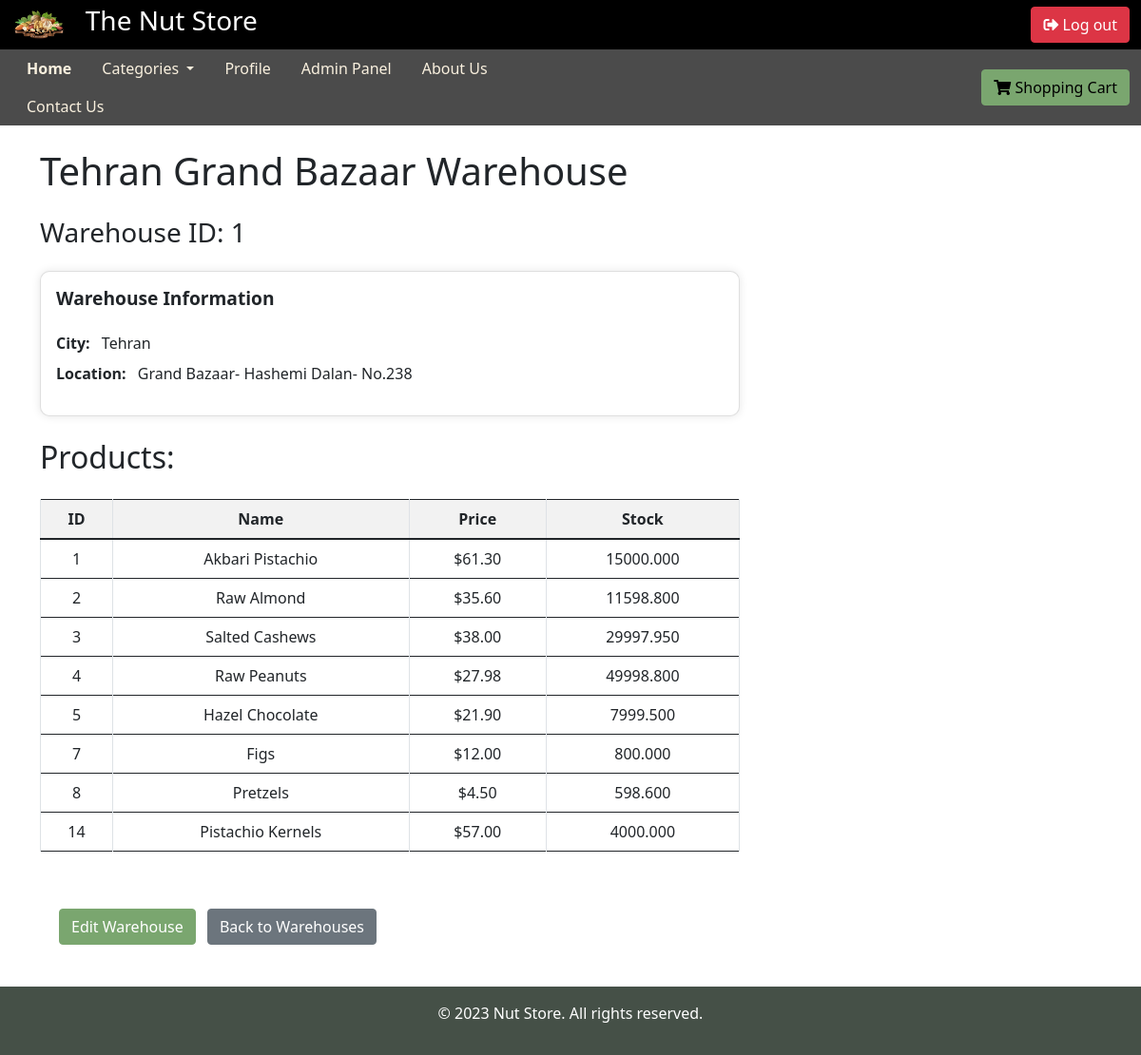
Page /warehouse/1/ (signed in) on the earlier database version.
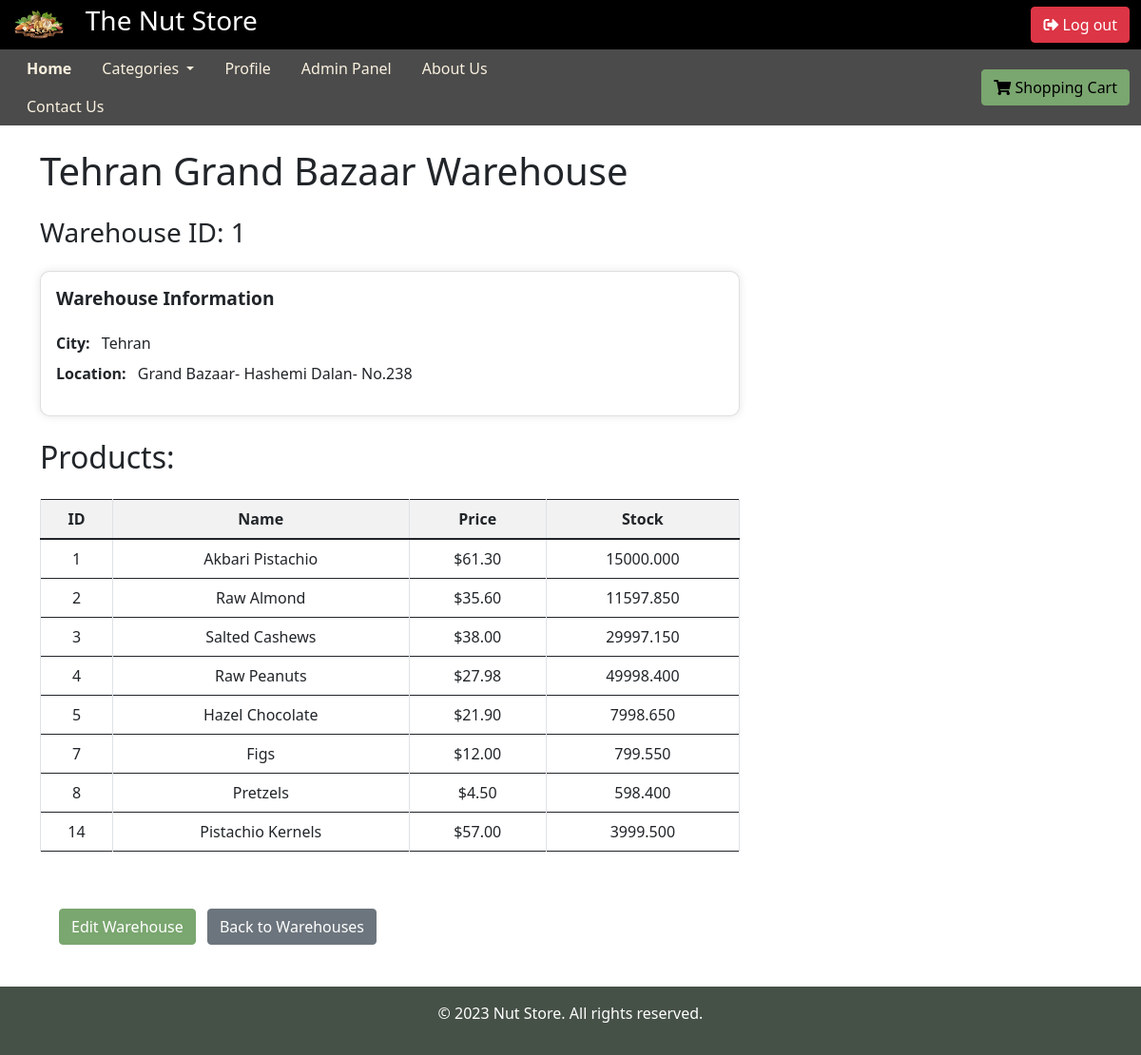
Same page on the later database version.
### Nutstore/models.py (models this page shows, shortened)
class Product(models.Model):
    CATEGORY_CHOICES = (
        ('pistachio', 'Pistachio'),
        ('almond', 'Almond'),
        ('cashew', 'Cashew'),
        ('peanuts', 'Peanuts'),
        ('confectioneries', 'Confectioneries'),
        ('dried fruits', 'Dried Fruits'),
        ('snacks', 'Snacks'),
        ('other', 'Other Products'),
    )
    name = models.CharField(max_length=100)
    description = models.TextField()
    price = models.DecimalField(max_digits=8, decimal_places=2)
    warehouse = models.ForeignKey(Warehouse, on_delete=models.CASCADE)
    stock = models.DecimalField(max_digits = 10, decimal_places = 3)
    category = models.CharField(max_length=200, choices=CATEGORY_CHOICES)
    image = models.URLField(blank=True)

### Nutstore/views.py (the view)
# urls.py: path('warehouse/<int:warehouse_id>/', views.warehouse_detail, name='warehouse_detail'), #Warehouse Details Url pattern
@user_passes_test(lambda u: u.is_superuser)
def warehouse_detail(request, warehouse_id):
    categories = set(product.category for product in Product.objects.all())
    warehouse = get_object_or_404(Warehouse, id=warehouse_id)
    products = Product.objects.filter(warehouse=warehouse)
    return render(request, 'admin_panel/warehouse_detail.html', {'warehouse': warehouse, 'products': products, 'categories': categories})

### templates/admin_panel/warehouse_detail.html (shortened to what this page needs)
{% extends "base.html" %}
{% block content %}
<div class="container">
  <div class="row">
    <div class="col-md-8">
      <h1 class="my-4">{{ warehouse.name }}</h1>
      <h3 class="mb-4">Warehouse ID: {{ warehouse.id }}</h3>
      <div class="card mb-4">
        <div class="card-body">
          <h5 class="card-title mb-4">Warehouse Information</h5>
          <ul class="list-unstyled">
            <li><strong>City:</strong> {{ warehouse.city.name }}</li>
            <li><strong>Location:</strong> {{ warehouse.location }}</li>
          </ul>
        </div>
      </div>
      <h2 class="mb-4">Products:</h2>
      {% if products.count > 0 %}
      <div class="table-responsive mb-4">
        <table class="table table-bordered table-hover">
          <thead style="text-align: center;">
            <tr>
              <th scope="col">ID</th>
              <th scope="col">Name</th>
              <th scope="col">Price</th>
              <th scope="col">Stock</th>
            </tr>
          </thead>
          <tbody>
            {% for product in products %}
            <tr>
              <td class="align-middle">{{ product.id }}</td>
              <td class="align-middle">{{ product.name }}</td>
              <td class="align-middle">${{ product.price }}</td>
              <td class="align-middle">{{ product.stock }}</td>
            </tr>
            {% empty %}
            <tr>
              <td colspan="4" class="text-center">No products available.</td>
            </tr>
            {% endfor %}
          </tbody>
        </table>
      </div>
      {% else %}
      <p>No products available.</p>
      {% endif %}
    </div>
    <div class="col-md-4" style="margin: 20px;">
      <div class="row mb-4">
        <div class="col">
          <a href="{% url 'edit_warehouse' warehouse_id=warehouse.id %}" class="btn btn-primary mr-2">Edit Warehouse</a>
          <a href="{% url 'manage_warehouses' %}" class="btn btn-secondary">Back to Warehouses</a>
        </div>
      </div>
    </div>
  </div>
</div>
{% endblock %}

Differences in the rows shown:
changed Product "Raw Almond": stock "11598.800" → "11597.850"
changed Product "Salted Cashews": stock "29997.950" → "29997.150"
changed Product "Raw Peanuts": stock "49998.800" → "49998.400"
changed Product "Hazel Chocolate": stock "7999.500" → "7998.650"
changed Product "Figs": stock "800.000" → "799.550"
changed Product "Pretzels": stock "598.600" → "598.400"
changed Product "Pistachio Kernels": stock "4000.000" → "3999.500"
